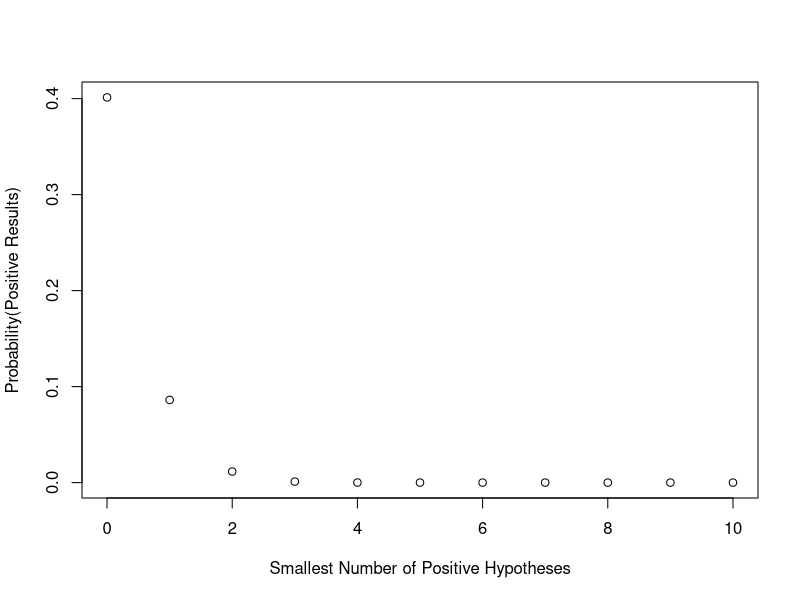

This figure's R source:
## ---- chunk 1
require(xtable)
N <- 10
n <- 0:10
alpha <- .05
REJECT_P <- 0
PASS_P <- rep(0,length(n))
for(k in n){
        REJECT_P = REJECT_P + choose(N,k)*alpha^k*(1 - alpha)^(N - k) 
        PASS_P[k+1] = 1 - REJECT_P
}
SUCCESS = data.frame(n,PASS_P)
colnames(SUCCESS) <- c("n", "Probability(Positive Results)")
print(xtable(SUCCESS), include.rownames = FALSE, type = "html" ) 
plot(PASS_P ~ n, xlab = "Smallest Number of Positive Hypotheses", ylab = "Probability(Positive Results)")
